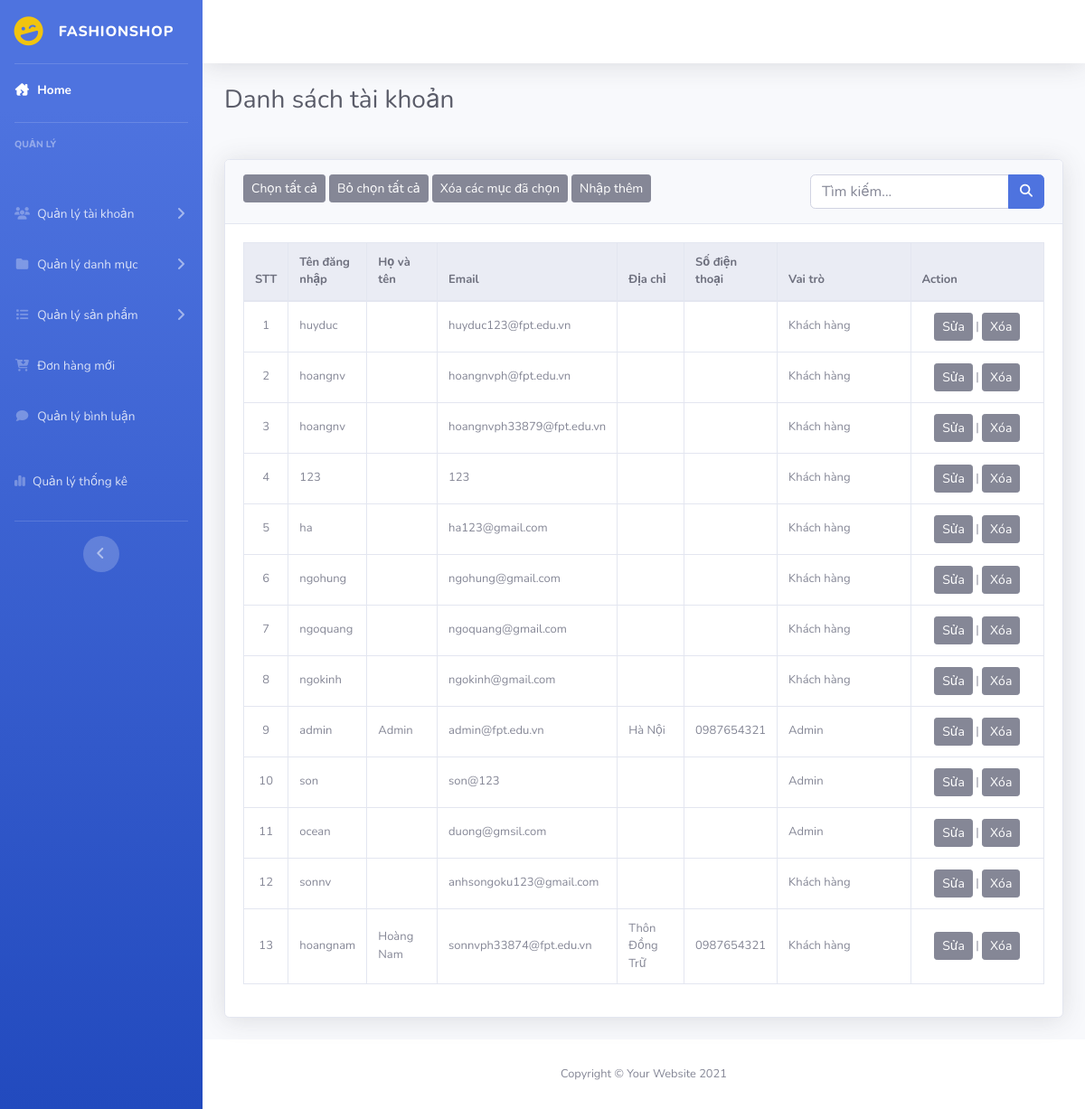
The app's page /admin/index.php?act=dsnguoidung with its own data.
### tables this page shows
CREATE TABLE `taikhoan` (
  `id` int(11) NOT NULL COMMENT 'Id khách hàng',
  `user` varchar(50) NOT NULL COMMENT 'Tên đăng nhập',
  `fullname` varchar(255) NOT NULL,
  `pass` varchar(50) NOT NULL COMMENT 'Mật khẩu',
  `email` varchar(255) NOT NULL COMMENT 'Email',
  `address` varchar(255) DEFAULT NULL COMMENT 'Địa chỉ',
  `tel` varchar(20) DEFAULT NULL COMMENT 'Số điện thoại',
  `role` int(11) NOT NULL DEFAULT 0 COMMENT 'Quyền hạn: \r\n1 Admin \r\n2 Khách hàng\r\n'
);

### model/pdo.php (called while the page is built, shortened)
<?php
function pdo_get_connection(){
    $servername = "localhost";
    $username = "root";
    $password = "";
    try {
        $conn = new PDO("mysql:host=$servername;dbname=duan1_09", $username, $password);
        $conn->setAttribute(PDO::ATTR_ERRMODE, PDO::ERRMODE_EXCEPTION);
        return $conn;
    } catch(PDOException $e) {
        echo "Connection failed: " . $e->getMessage();
    }
}
function pdo_query($sql){
    $sql_args=array_slice(func_get_args(),1);
    try{
        $conn=pdo_get_connection();
        $stmt=$conn->prepare($sql);
        $stmt->execute($sql_args);
        $rows=$stmt->fetchAll();
        return $rows;
    }
    catch(PDOException $e){
        throw $e;
    }
    finally{
        unset($conn);
    }
}
?>

### model/taikhoan.php (called while the page is built, shortened)
<?php
function danhsach_khachhang()
{
    $sql = "SELECT * FROM taikhoan ORDER BY CASE WHEN role = 'admin' THEN 0 ELSE 1 END, role ASC";
    $result = pdo_query($sql);
    return $result;
}

### admin/taikhoan/dsnguoidung.php (the view, shortened to what this page needs)
<div class="container-fluid">
    <h1 class="h3 mb-2 text-gray-800 mb-5">Danh sách tài khoản</h1>
    <div class="card shadow mb-4">
        <div class="card-header py-3">
            <button class="btn btn-secondary btn-sm">Chọn tất cả</button>
            <button class="btn btn-secondary btn-sm">Bỏ chọn tất cả</button>
            <button class="btn btn-secondary btn-sm">Xóa các mục đã chọn</button>
            <a href="?act=addnguoidung"><button class="btn btn-secondary btn-sm">Nhập thêm</button></a>
            <form action="" class="float-right">
                <div class="input-group">
                    <input type="text" class="form-control" name="kyw" placeholder="Tìm kiếm...">
                    <div class="input-group-append">
                        <button class="btn btn-primary" type="submit" name="search">
                            <i class="fas fa-search fa-sm"></i>
                        </button>
                    </div>
                </div>
            </form>
        </div>
        <div class="card-body">
            <div class="table-responsive">
                <table class="table table-bordered" width="100%" cellspacing="0">
                    <thead class="thead-light">
                        <tr>
                            <th>STT</th>
                            <th>Tên đăng nhập</th>
                            <th>Họ và tên</th>
                            <th>Email</th>
                            <th>Địa chỉ</th>
                            <th>Số điện thoại</th>
                            <th>Vai trò</th>
                            <th>Action</th>
                        </tr>
                    </thead>
                    <tbody>
                        <?php
                        foreach ($ds_nguoidung as $key => $value) :
                            extract($value);
                        ?>
                            <tr>
                                <td class="align-middle text-center td_id"><?= $key + 1; ?> </td>
                                <td class="col-1 align-middle"><?= $user ?></td>
                                <td class="fullname col-1 align-middle" style="width:100px"><?= $fullname ?></td>
                                <td class="col-1 align-middle"><?= $email ?></td>
                                <td class="col-1 align-middle"><?= $address ?></td>
                                <td class="col-1 align-middle"><?= $tel ?></td>
                                <td class="col-2 align-middle"><?php
                                    if($role == "1") {
                                        echo "Admin";
                                    }else {
                                        echo "Khách hàng";
                                    }
                                ?></td>
                                <td class="col-2 align-middle text-center"><a href="?act=editnguoidung&idkh=<?php echo $id ?>"><button class="btn btn-secondary btn-sm">Sửa</button></a> |
                                    <a  onclick="confirmDelete('<?php echo $id ?>')"><button class="btn btn-secondary btn-sm">Xóa</button></a>
                                </td>
                            </tr>
                        <?php endforeach; ?>
                    </tbody>
                </table>
            </div>
        </div>
    </div>
</div>

### assets/css/style_admin.css (style rules this page uses)
.card-body { flex: 1 1 auto; min-height: 1px; padding: 1.25rem; margin: 0px; }
.card-header:first-child { border-radius: calc(0.35rem - 1px) calc(0.35rem - 1px) 0 0; margin: 0px; }
.table-bordered tbody .td_id { width: 25px; }
table tbody td:nth-child(4) { width: 100px; }
.card-body { flex: 1 1 auto; min-height: 1px; padding: 1.25rem; font-size: 13px; }

### records on screen
taikhoan: user "huyduc", email "huyduc123@fpt.edu.vn", role "Khách hàng"
taikhoan: user "hoangnv", email "hoangnvph@fpt.edu.vn", role "Khách hàng"
taikhoan: user "hoangnv", email "hoangnvph33879@fpt.edu.vn", role "Khách hàng"
taikhoan: user "123", email "123", role "Khách hàng"
taikhoan: user "ha", email "ha123@gmail.com", role "Khách hàng"
taikhoan: user "ngohung", email "ngohung@gmail.com", role "Khách hàng"
taikhoan: user "ngoquang", email "ngoquang@gmail.com", role "Khách hàng"
taikhoan: user "ngokinh", email "ngokinh@gmail.com", role "Khách hàng"
taikhoan: user "admin", fullname "Admin", email "admin@fpt.edu.vn", address "Hà Nội", tel "0987654321", role "Admin"
taikhoan: user "son", email "son@123", role "Admin"
taikhoan: user "ocean", email "duong@gmsil.com", role "Admin"
taikhoan: user "sonnv", email "anhsongoku123@gmail.com", role "Khách hàng"
taikhoan: user "hoangnam", fullname "Hoàng Nam", email "sonnvph33874@fpt.edu.vn", address "Thôn Đồng Trữ", tel "0987654321", role "Khách hàng"
